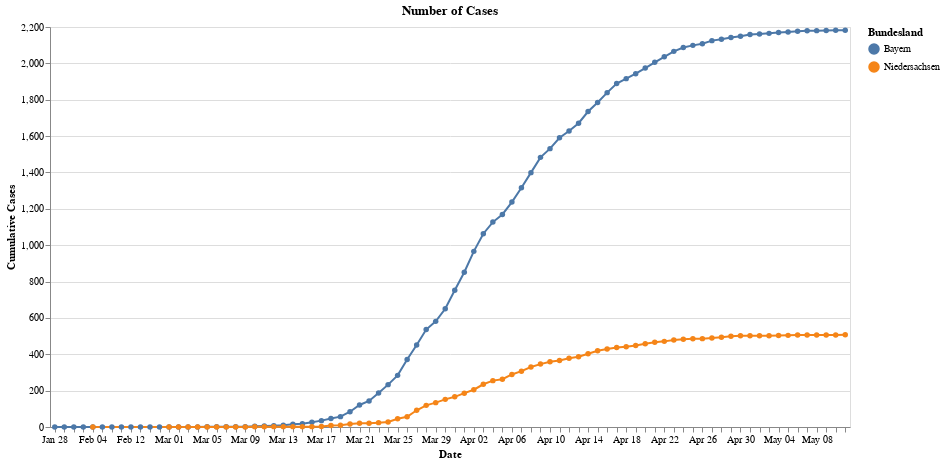

The code cell stored with this chart in its notebook:
### Code cell
states_sel = ['Niedersachsen','Bayern']
alt.Chart(df_sta_cum.loc[df_sta_cum['Bundesland'].isin(states_sel)])\
            .mark_line(point=True)\
            .encode(x=alt.X('monthdate(Meldedatum):O', title='Date'),\
                    y=alt.Y('mean(AnzahlTodesfall):Q', title='Cumulative Cases'),\
                    color='Bundesland',\
                    tooltip=['Bundesland','AnzahlFall'])\
            .properties(width=800, height=400, title='Number of Cases')\
            .interactive()

### Figure 1 — Vega-Lite specification as saved in the notebook (floating-point values rounded to 4 significant figures; data arrays with more than 128 entries replaced by an {"elided": "..."} marker saying what was removed)
{"config": {"view": {"continuousWidth": 400, "continuousHeight": 300}}, "data": {"name": "data-ea74cc334639bded713a0de8b29331e9"}, "mark": {"type": "line", "point": true}, "encoding": {"color": {"type": "nominal", "field": "Bundesland"}, "tooltip": [{"type": "nominal", "field": "Bundesland"}, {"type": "quantitative", "field": "AnzahlFall"}], "x": {"type": "ordinal", "field": "Meldedatum", "timeUnit": "monthdate", "title": "Date"}, "y": {"type": "quantitative", "aggregate": "mean", "field": "AnzahlTodesfall", "title": "Cumulative Cases"}}, "height": 400, "selection": {"selector005": {"type": "interval", "bind": "scales", "encodings": ["x", "y"]}}, "title": "Number of Cases", "width": 800, "$schema": "https://vega.github.io/schema/vega-lite/v4.8.1.json", "datasets": {"data-ea74cc334639bded713a0de8b29331e9": {"elided": "157 records"}}}
